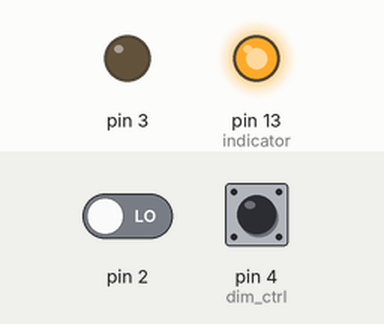
A sketch run on a simulated Arduino Uno, built with avr-gcc and run on an emulated ATmega328P. Parts: output pins drawn as LEDs (lit = HIGH). The inputs (shaded band) are chosen by the test bench; at power-on: pin 2 LOW, pin 4 (dim_ctrl) HIGH.

Above: at 1.2 s.
1.3 s: pin 2 driven HIGH
At 2.5 s:
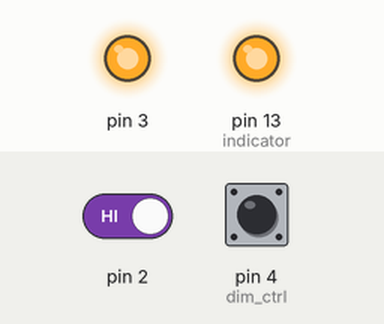
2.8 s: pin 4 (dim_ctrl) pulled LOW for 0.15 s
At 2.87 s:
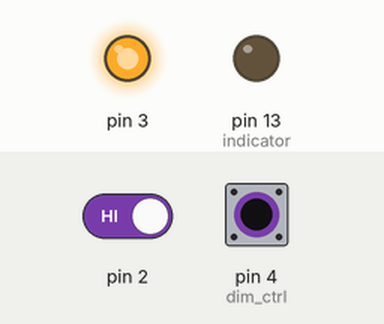
4.4 s: pin 4 (dim_ctrl) pulled LOW for 3.2 s
At 8.5 s:
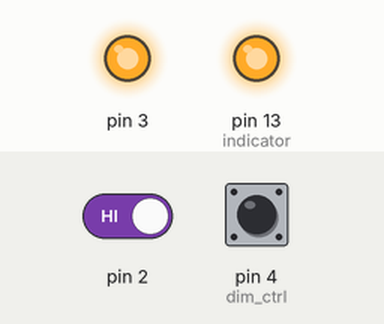
Timing chart, 0 to 10.0 s (numbered marks = the images above; inputs shaded):
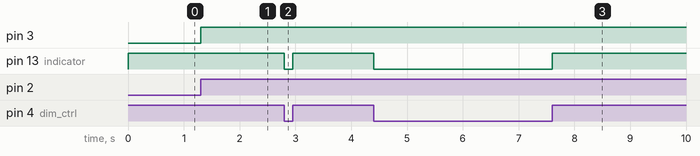

Measured:
- after the input at 1.3 s, pin 3: LOW → HIGH at once
- after the input at 2.8 s, pin 13 (indicator): HIGH → LOW at once, → HIGH 0.15 s later
- after the input at 4.4 s, pin 13 (indicator): HIGH → LOW at once, → HIGH 3.2 s later

The sketch:

SCR-GW2.ino
```cpp
int zdpin = 0;              //中断0，对应引脚UNO的D2
volatile int zt = LOW;

int dim_ctrl = 4;

int dim_time = 1000;

void setup ()
{
  pinMode(3, OUTPUT);               //光耦控制端

  pinMode(13, OUTPUT); // indicator

  pinMode(dim_ctrl, INPUT);
  digitalWrite(dim_ctrl, HIGH);

  attachInterrupt(zdpin, light, RISING);              //过零检测的中断

}

void loop()
{
  if (digitalRead(dim_ctrl) == HIGH) { // button D4
    dim_time = 1000;
    digitalWrite(13, HIGH);
  } else {
    dim_time = 4000;
    digitalWrite(13, LOW);
  }

  delayMicroseconds(100);
  digitalWrite(11, 0);               //默认低电位

}

void light()
{
  delayMicroseconds(dim_time);                        //过零检测延时
  digitalWrite(3, 1);                       //控制光耦导通
}
```
